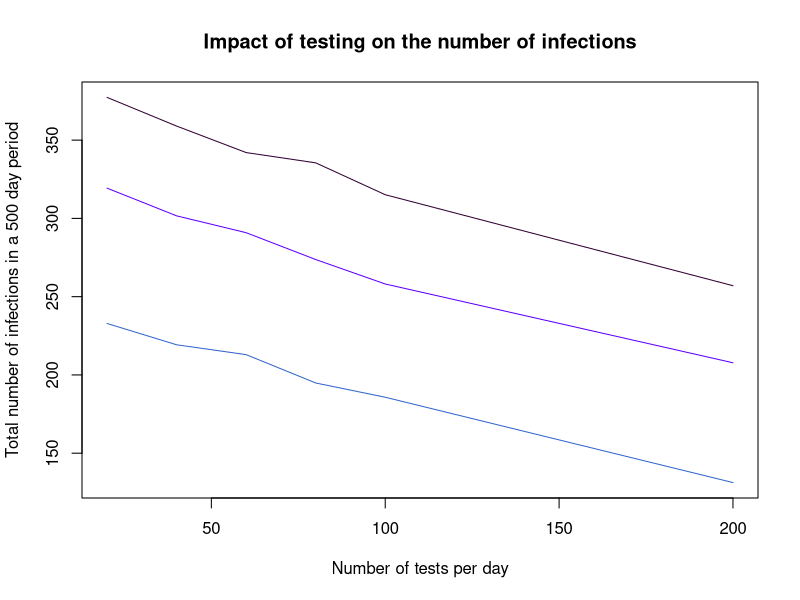
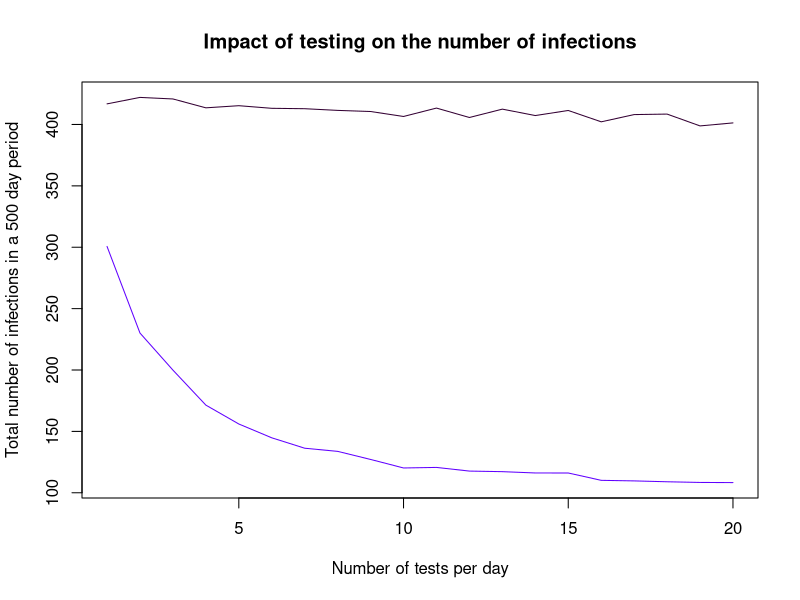
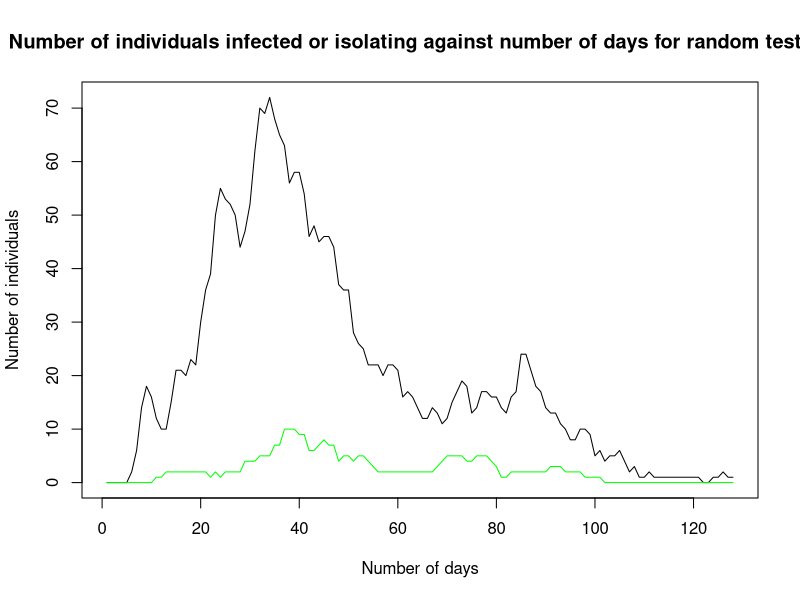
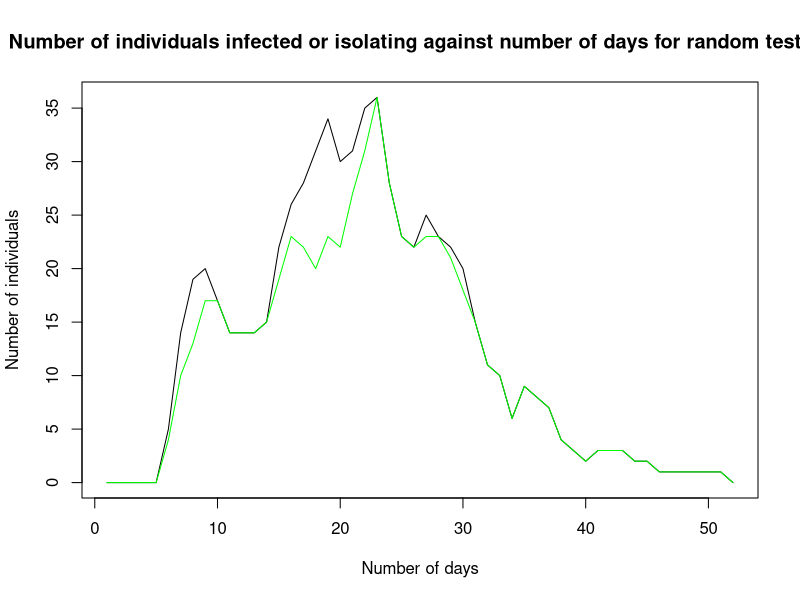

Recreate these plots in R, in order.
x <- c(20, 40, 60, 80, 100, 200)
y <- c(232.868, 219.252, 212.954, 194.856, 185.732, 131.22)
z <- c(319.318, 301.626, 290.86, 273.71, 258.088, 207.758)
a <-c(377.296, 358.978, 342.056, 335.486, 315.12, 256.994)
plot(x,a, col="#330033", type="l", ylim=c(131.22, 377.296), xlab= "Number of tests per day", ylab = "Total number of infections in a 500 day period", main="Impact of testing on the number of infections" )
lines(x, z, col="#6000FF")
lines(x, y, col="#3366CC")


p <- seq(1, 20, 1)
q<- c(416.8, 422.058, 420.794, 413.574, 415.308, 413.178, 412.852, 411.486, 410.570, 406.528, 413.368, 405.698, 412.504, 407.278, 411.414, 402.172, 408.068, 408.472, 398.840, 401.286)
r <- c(300.646, 230.1, 199.914, 171.384, 156.012, 144.760, 136.284, 133.720, 127.132, 120.200, 120.648, 117.664, 117.196, 116.124, 116.108, 110.124, 109.668, 108.960, 108.408, 108.286)
plot(p, q, col="#330033", type="l", ylim=c(108.286, 422.058),xlab= "Number of tests per day", ylab = "Total number of infections in a 500 day period", main="Impact of testing on the number of infections" )
lines(p, r, col="#6000FF")


a<- seq(1, 128, 1)
s <- c(0, 0, 0, 0, 0, 2, 6, 14, 18, 16, 12, 10, 10, 15, 21, 21, 20, 23, 22, 30, 36, 39, 50, 55, 53, 52, 50, 44, 47, 52, 62, 70, 69, 72, 68, 65, 63, 56, 58, 58, 54, 46, 48, 45, 46, 46, 44, 37, 36, 36, 28, 26, 25, 22, 22, 22, 20, 22, 22, 21, 16, 17, 16, 14, 12, 12, 14, 13, 11, 12, 15, 17, 19, 18, 13, 14, 17, 17, 16, 16, 14, 13, 16, 17, 24, 24, 21, 18, 17, 14, 13, 13, 11, 10, 8, 8, 10, 10, 9, 5, 6, 4, 5, 5, 6, 4, 2, 3, 1, 1, 2, 1, 1, 1, 1, 1, 1, 1, 1, 1, 1, 0, 0, 1, 1, 2, 1, 1)
d <- c(0, 0, 0, 0, 0, 0, 0, 0, 0, 0, 1, 1, 2, 2, 2, 2, 2, 2, 2, 2, 2, 1, 2, 1, 2, 2, 2, 2, 4, 4, 4, 5, 5, 5, 7, 7, 10, 10, 10, 9, 9, 6, 6, 7, 8, 7, 7, 4, 5, 5, 4, 5, 5, 4, 3, 2, 2, 2, 2, 2, 2, 2, 2, 2, 2, 2, 2, 3, 4, 5, 5, 5, 5, 4, 4, 5, 5, 5, 4, 3, 1, 1, 2, 2, 2, 2, 2, 2, 2, 2, 3, 3, 3, 2, 2, 2, 2, 1, 1, 1, 1, 0, 0, 0, 0, 0, 0, 0, 0, 0, 0, 0, 0, 0, 0, 0, 0, 0, 0, 0, 0, 0, 0, 0, 0, 0, 0, 0)

plot(a,s, type="l",xlab= "Number of days", ylab = "Number of individuals", main="Number of individuals infected or isolating against number of days for random testing" )
lines(a, d, col="green")

t <-seq(1, 52, 1)
u <- c(0, 0, 0, 0, 0, 5, 14, 19, 20, 17, 14, 14, 14, 15, 22, 26, 28, 31, 34, 30, 31, 35, 36, 28, 23, 22, 25, 23, 22, 20, 15, 11, 10, 6, 9, 8, 7, 4, 3, 2, 3, 3, 3, 2, 2, 1, 1, 1, 1, 1, 1, 0)
i <- c(0, 0, 0, 0, 0, 4, 10, 13, 17, 17, 14, 14, 14, 15, 19, 23, 22, 20, 23, 22, 27, 31, 36, 28, 23, 22, 23, 23, 21, 18, 15, 11, 10, 6, 9, 8, 7, 4, 3, 2, 3, 3, 3, 2, 2, 1, 1, 1, 1, 1, 1, 0)
plot(t,u, type="l",xlab= "Number of days", ylab = "Number of individuals", main="Number of individuals infected or isolating against number of days for random testing" )
lines(t, i, col="green")
